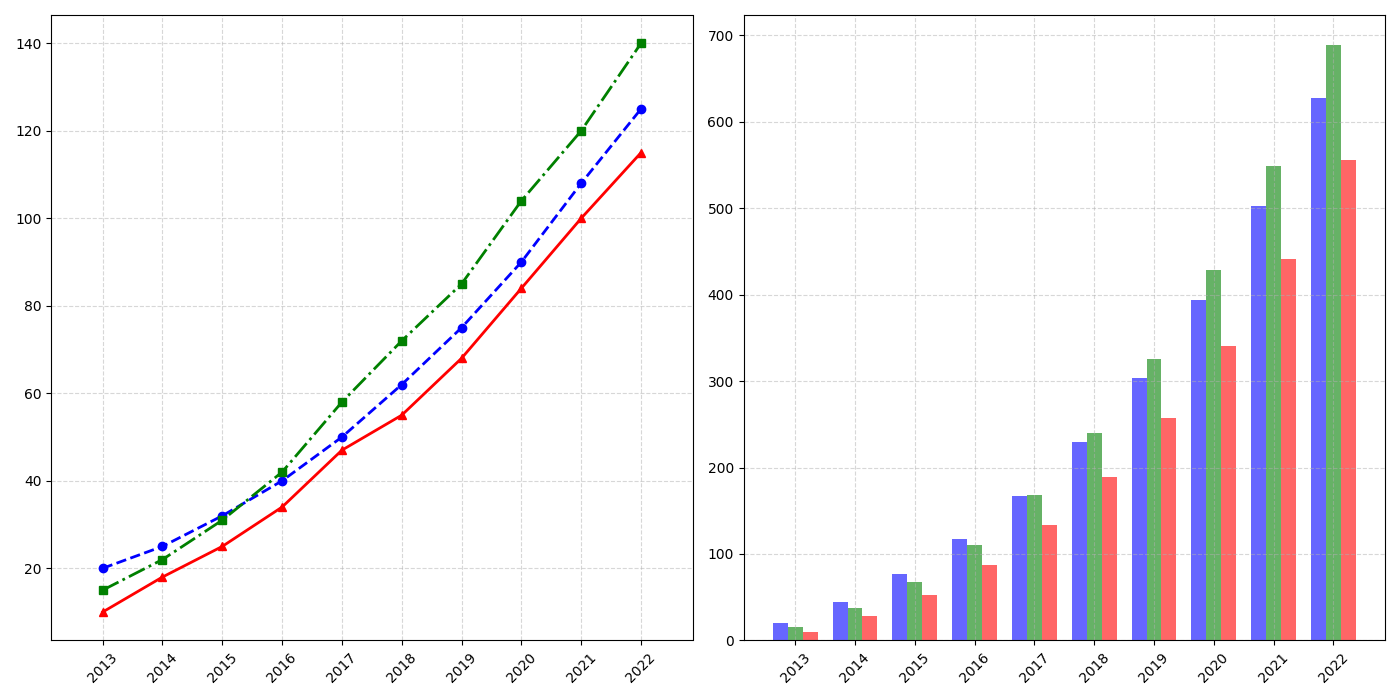

Recreate this plot in Python.
import matplotlib.pyplot as plt
import numpy as np

years = np.arange(2013, 2023)

alpha_advancement = np.array([20, 25, 32, 40, 50, 62, 75, 90, 108, 125])
beta_advancement = np.array([15, 22, 31, 42, 58, 72, 85, 104, 120, 140])
gamma_advancement = np.array([10, 18, 25, 34, 47, 55, 68, 84, 100, 115])

alpha_cumulative = np.cumsum(alpha_advancement)
beta_cumulative = np.cumsum(beta_advancement)
gamma_cumulative = np.cumsum(gamma_advancement)

fig, (ax1, ax2) = plt.subplots(1, 2, figsize=(14, 7), sharex=True)

ax1.plot(years, alpha_advancement, color='b', marker='o', linestyle='--', linewidth=2)
ax1.plot(years, beta_advancement, color='g', marker='s', linestyle='-.', linewidth=2)
ax1.plot(years, gamma_advancement, color='r', marker='^', linestyle='-', linewidth=2)

ax1.grid(True, linestyle='--', alpha=0.5)
ax1.set_xticks(years)
ax1.set_xticklabels(years, rotation=45)

ax2.bar(years - 0.25, alpha_cumulative, width=0.25, color='b', alpha=0.6)
ax2.bar(years, beta_cumulative, width=0.25, color='g', alpha=0.6)
ax2.bar(years + 0.25, gamma_cumulative, width=0.25, color='r', alpha=0.6)

ax2.grid(True, linestyle='--', alpha=0.5)
ax2.set_xticks(years)
ax2.set_xticklabels(years, rotation=45)

plt.tight_layout()
plt.show()
